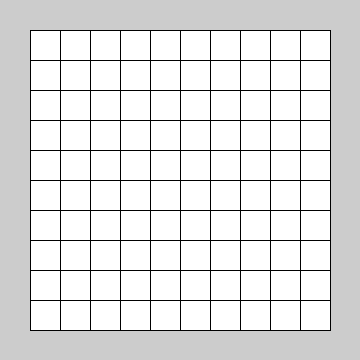
Frame 1 (no input)
Frame 60 (the mouse pressed at the canvas centre just before this capture): identical to frame 1, image omitted
Frame 120 (the mouse held since frame 60 and released just before this capture): identical to frame 1, image omitted

The Processing sketch that drew this single still picture (run headless with seeded random() and noise(); from frame 60 on, the mouse is pressed at the canvas centre):

// Processing sketch: checkerboardClass
// ── checkerboardClass.pde
//nested loops

//variables for columns & rows
coolRect coolRects[][] = new coolRect[10][10];

void setup(){
  size(360,360);
  //frameRate(1);
  for(int x=0; x<10; x++){
      for(int y=0; y<10; y++){
        coolRects[x][y] = new coolRect(x*30+30, y*30+30);
      }
    }  
}

void draw (){
  for(int x=0; x < 10; x++){
    for(int y=0; y < 10; y++){
      if (coolRects[x][y].check(mouseX, mouseY)){
        fill(0);
      }
      else {
        fill(255);
      }
      coolRects[x][y].display() ;
    }
  }  
}

class coolRect {
  int x ;
  int y ;
  
  coolRect(int _x, int _y){ //size?//color?
    x = _x ;
    y = _y ;
  }
  
  void display(){
    rect(x, y, 30, 30);
  }
  
  boolean check(float _x, float _y){
    if (_y>y && _y<y+30 && _x>x && _x<x+30){
      return true ;
    }
    else {
      return false ;
    }
  }
  
}
